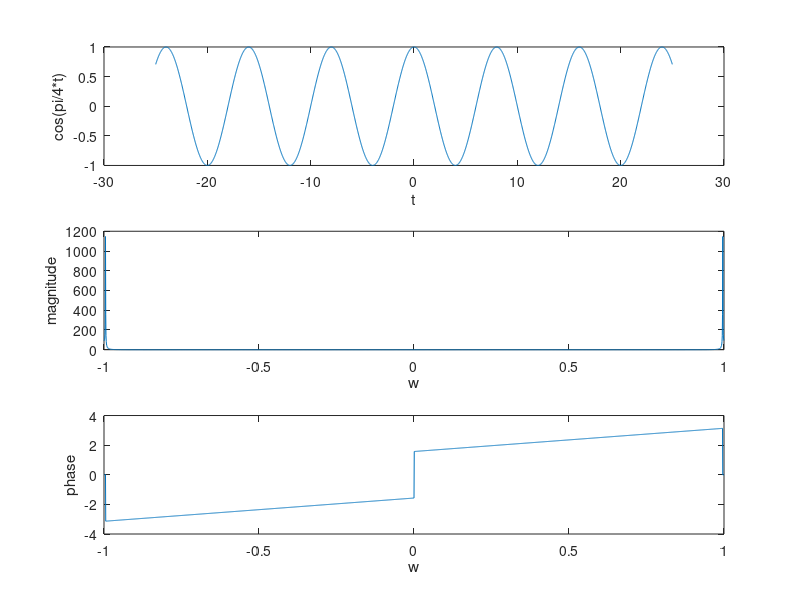

The MATLAB source for this figure:
Fs=50;
T=1;
N=T*Fs;

t=(0:1/Fs:N)-N/2;
f=linspace(-Fs/N,Fs/N,length(t));

x=cos(pi/4*t);

X=fft(x);

figure()
subplot(3,1,1);
plot(t,x);
xlabel('t');
ylabel('cos(pi/4*t)');
subplot(3,1,2);
plot(f,abs(X));
xlabel('w');
ylabel('magnitude');
subplot(3,1,3);
plot(f,angle(X));
xlabel('w');
ylabel('phase');